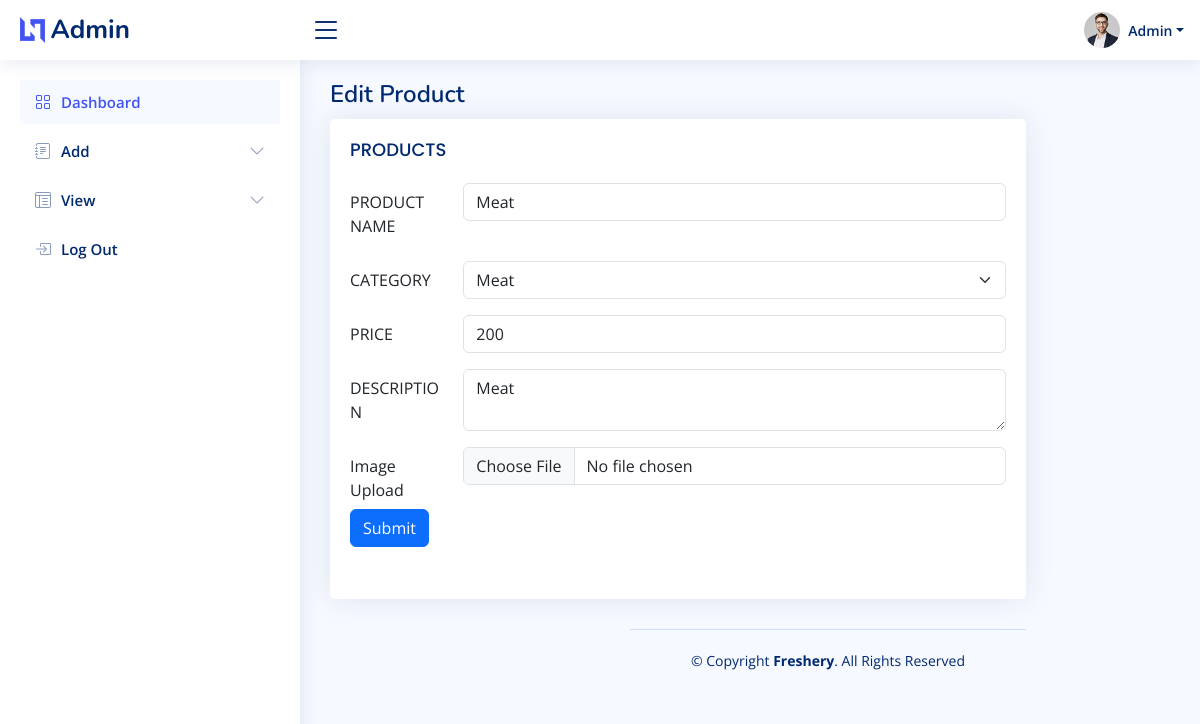
/admin/editproduct.php?id=11 (signed in), run on the app's committed database.
### tables this page shows
CREATE TABLE `tbl_addproduct` (
  `id` int(50) NOT NULL,
  `productname` varchar(50) NOT NULL,
  `price` int(50) NOT NULL,
  `description` varchar(50) NOT NULL,
  `fileupload` varchar(50) NOT NULL,
  `category` varchar(50) NOT NULL
);

### admin/editproduct.php (the view, shortened to what this page needs)
<?php
include("header.php");
$id = $_GET['id'];
$query = mysqli_query($con,"SELECT * FROM tbl_addproduct WHERE id = $id");
$row = mysqli_fetch_array($query);
?>
<main id="main" class="main">
<div class="pagetitle">
  <h1>Edit Product</h1>
</div>
<section class="section">
  <div class="row">
    <div class="col-lg-10">
      <div class="card">
        <div class="card-body">
          <h5 class="card-title">PRODUCTS</h5>
          <form action="updateproduct.php?id=<?php echo $row['id']; ?>" method="POST" enctype="multipart/form-data">
            <div class="row mb-3">
              <label for="inputText" class="col-sm-2 col-form-label">PRODUCT NAME</label>
              <div class="col-sm-10">
                <input name="productname" type="text" class="form-control" required value="<?php echo $row['productname'] ?>">
              </div>
            </div>
            <div class="row mb-3">
              <label for="inputText" class="col-sm-2 col-form-label">CATEGORY</label>
              <div class="col-sm-10">
              <select class="form-select" name="cat" required>
                <option value="Meat" <?php if($row['category']=="Meat") echo "selected" ?>>Meat</option>
              </select>
              </div>
            </div>
            <div class="row mb-3">
              <label for="inputEmail" class="col-sm-2 col-form-label">PRICE</label>
              <div class="col-sm-10">
                <input name="price"type="number" class="form-control" required value="<?php echo $row['price'] ?>">
              </div>
            </div>
            <div class="row mb-3">
              <label for="inputPassword" class="col-sm-2 col-form-label">DESCRIPTION</label>
              <div class="col-sm-10">
                <textarea name="description" type="password" class="form-control" required ><?php echo $row['description'] ?></textarea>
              </div>
            </div>
            <div class="row mb-3">
              <label for="inputNumber" class="col-sm-2 col-form-label">Image Upload</label>
              <div class="col-sm-10">
                <input name="image" class="form-control" type="file" id="formFile" accept="image/*">
              </div>
<br><br>
             <div class="row mb-3">
              <div class="col-sm-10">
                <button name="submit" type="submit" class="btn btn-primary">Submit</button>
              </div>
            </div>
          </form>
        </div>
      </div>
    </div>
<?php
include("footer.php");
?>

### admin/assets/css/style.css (style rules this page uses)
:root { scroll-behavior: smooth; }
body { font-family: "Open Sans", sans-serif; background: #f6f9ff; color: #444444; }
h1, h2, h3, h4, h5, h6 { font-family: "Nunito", sans-serif; }
#main { margin-top: 60px; padding: 20px 30px; transition: all 0.3s; }
.pagetitle { margin-bottom: 10px; }
.pagetitle h1 { font-size: 24px; margin-bottom: 0; font-weight: 600; color: #012970; }
.card { margin-bottom: 30px; border: none; border-radius: 5px; box-shadow: 0px 0 30px rgba(1, 41, 112, 0.1); }
.card-title { padding: 20px 0 15px 0; font-size: 18px; font-weight: 500; color: #012970; font-family: "Poppins", sans-serif; }
.card-body { padding: 0 20px 20px 20px; }
@media (min-width: 1200px) { #main, #footer { margin-left: 300px; } }

### data on the page
tbl_addproduct: productname "Meat", cat "Meat", price "200", description "Meat"
